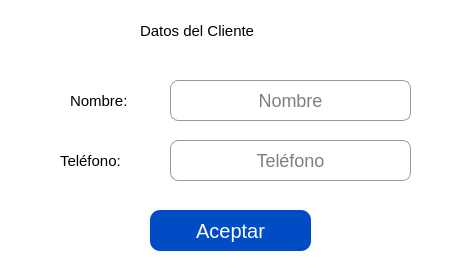
<?xml version="1.0" encoding="UTF-8"?>
<ui version="4.0">
 <class>Form</class>
 <widget class="QWidget" name="Form">
  <property name="geometry">
   <rect>
    <x>0</x>
    <y>0</y>
    <width>471</width>
    <height>272</height>
   </rect>
  </property>
  <property name="windowTitle">
   <string>Agregar Cliente</string>
  </property>
  <property name="windowIcon">
   <iconset>
    <normaloff>../img/logo.ico</normaloff>../img/logo.ico</iconset>
  </property>
  <property name="styleSheet">
   <string notr="true">background-color: white;</string>
  </property>
  <widget class="QLabel" name="label">
   <property name="geometry">
    <rect>
     <x>140</x>
     <y>10</y>
     <width>191</width>
     <height>41</height>
    </rect>
   </property>
   <property name="styleSheet">
    <string notr="true">font-size: 15px;
font: 75 20pt &quot;Dubai&quot;;</string>
   </property>
   <property name="text">
    <string>Datos del Cliente</string>
   </property>
  </widget>
  <widget class="QLineEdit" name="input_cliente_telefono">
   <property name="geometry">
    <rect>
     <x>170</x>
     <y>140</y>
     <width>241</width>
     <height>41</height>
    </rect>
   </property>
   <property name="styleSheet">
    <string notr="true">border: 1px solid #999;
border-radius: 8px;
font-size: 18px;</string>
   </property>
   <property name="text">
    <string/>
   </property>
   <property name="alignment">
    <set>Qt::AlignCenter</set>
   </property>
   <property name="placeholderText">
    <string>Teléfono</string>
   </property>
  </widget>
  <widget class="QLineEdit" name="input_cliente_nombre">
   <property name="geometry">
    <rect>
     <x>170</x>
     <y>80</y>
     <width>241</width>
     <height>41</height>
    </rect>
   </property>
   <property name="styleSheet">
    <string notr="true">border: 1px solid #999;
border-radius: 8px;
font-size: 18px;</string>
   </property>
   <property name="text">
    <string/>
   </property>
   <property name="alignment">
    <set>Qt::AlignCenter</set>
   </property>
   <property name="placeholderText">
    <string>Nombre</string>
   </property>
  </widget>
  <widget class="QPushButton" name="btn_ok">
   <property name="geometry">
    <rect>
     <x>150</x>
     <y>210</y>
     <width>161</width>
     <height>41</height>
    </rect>
   </property>
   <property name="styleSheet">
    <string notr="true">background-color: rgb(0, 76, 197);
color: rgb(255, 255, 255);
font-size: 20px;
border-radius: 10px;</string>
   </property>
   <property name="text">
    <string>Aceptar</string>
   </property>
  </widget>
  <widget class="QLabel" name="label_2">
   <property name="geometry">
    <rect>
     <x>70</x>
     <y>80</y>
     <width>91</width>
     <height>41</height>
    </rect>
   </property>
   <property name="styleSheet">
    <string notr="true">font-size: 15px;
font: 75 20pt &quot;Dubai&quot;;</string>
   </property>
   <property name="text">
    <string>Nombre:</string>
   </property>
  </widget>
  <widget class="QLabel" name="label_3">
   <property name="geometry">
    <rect>
     <x>60</x>
     <y>140</y>
     <width>101</width>
     <height>41</height>
    </rect>
   </property>
   <property name="styleSheet">
    <string notr="true">font-size: 15px;
font: 75 20pt &quot;Dubai&quot;;</string>
   </property>
   <property name="text">
    <string>Teléfono:</string>
   </property>
  </widget>
 </widget>
 <resources/>
 <connections/>
</ui>
